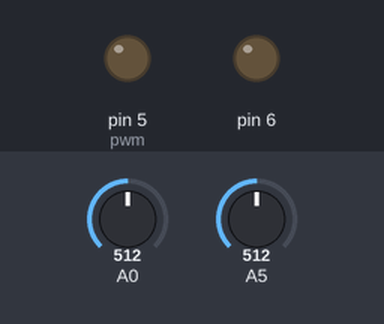
Recording of a sketch running on a simulated Arduino Uno, built with avr-gcc and run on an emulated ATmega328P. Parts: output pins drawn as LEDs (lit = HIGH). The inputs (shaded band) are chosen by the test bench; at power-on: A0 = 512, A5 = 512.

Above: at 1.2 s.
1.3 s: A0 set to 716
At 2.4 s:
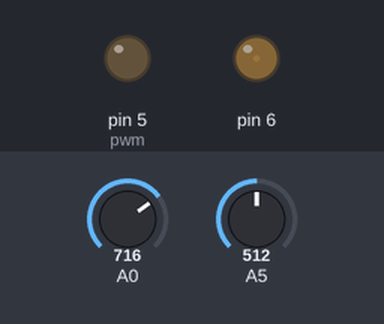
2.8 s: A5 set to 900
At 3.6 s:
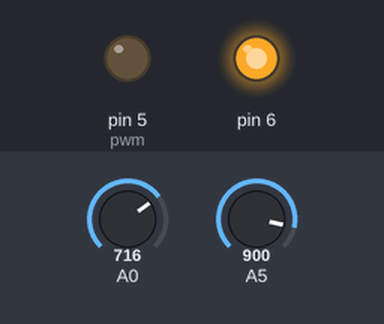
4.3 s: A0 set to 858
At 4.7 s:
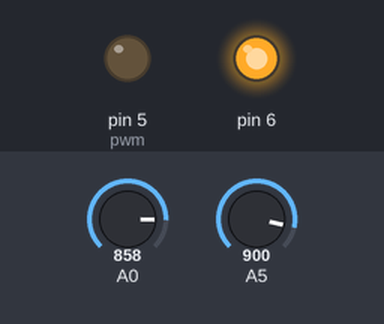
7.3 s: A0 set to 893
At 7.81 s:
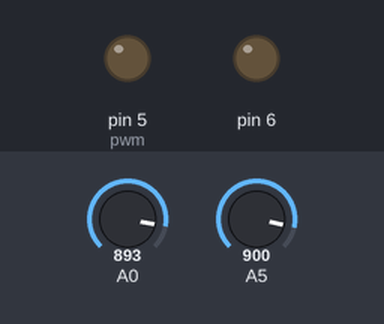
Timing chart, 0 to 11.3 s (numbered marks = the images above; inputs shaded):
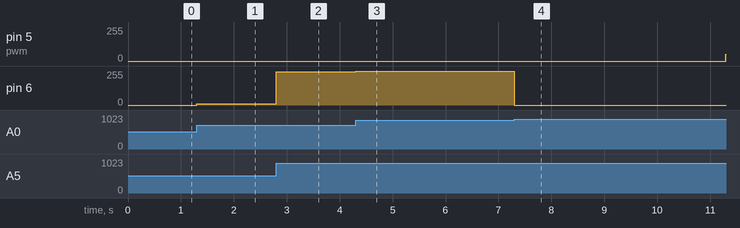

Measured:
- the behaviour switches between 875 and 876 on A0 (found by bisection; images 3 and 4)
- after the input at 1.3 s, pin 5 (pwm): stays 0/255 (without the input it goes to 205/255 after 1.5 s); pin 6: 0/255 → 9/255 at once
- after the input at 2.8 s, pin 5 (pwm): stays 0/255 (without the input it goes to 205/255 after 1.5 s); pin 6: 9/255 → 248/255 at once
- after the input at 4.3 s, pin 5 (pwm): stays 0/255 (without the input it goes to 51/255 after 3.0 s); pin 6: 248/255 → 255/255 at once
- after the input at 7.3 s, pin 6: 255/255 → 0/255 at once

The sketch:

squareWave.ino
```cpp
/* Program to generate a square wave
   that toggles between 1-4 V
   of frequency 100 Hz

   When given as input to the open-loop system in
   Fig 1.1, the output is a triangular wave
   with freq 100 Hz
*/

int pwm = 5;
int ms = 0;
boolean high = true;
float k = 0.2;

void setup() {
  pinMode(pwm, OUTPUT);
  init_tccr();
  init_ocr();

  interrupts(); // Enable interrupts
}

void init_tccr() {
  /* Set waveform generation mode to CTC i.e.
       WGM13 == 0
       WGM12 == 1
       WGM11 == 0
       WGM10 == 0
     and set prescaling to 64 i.e.
       CS12 == 0
       CS11 == 1
       CS10 == 1
  */
  TCCR1A &= 0xfc; // set WGM11 and WGM10 to 0
  TCCR1B &= 0xeb; // set WGM13 and CS12 to 0
  TCCR1B |= 0x0b; // set WGM12, CS11 and CS10 to 1

  /* Set prescalar for timer 0 to 1 */
  TCCR0B &= 0xf8;
  TCCR0B |= 0x01;

  /* Enable comparison */
  TIMSK1 = 0x02;
}

/* Set timer compare value to 1250
   so that ISR is called once every 5 msec
*/
void init_ocr() {
  OCR1A = 1250;
}

void loop() {
  int plant_output = analogRead(A5);
  int plant_input = analogRead(A0);
  int err = -plant_output + plant_input;
  err = err * k;
  err = map(err, 0, 1023, 0, 255);
  analogWrite(6, err);
}

/* Interrupt service routine */
ISR(TIMER1_COMPA_vect) {
  high = !high;
  if (high) analogWrite(pwm,205);
  else analogWrite(pwm, 51);
}
```
